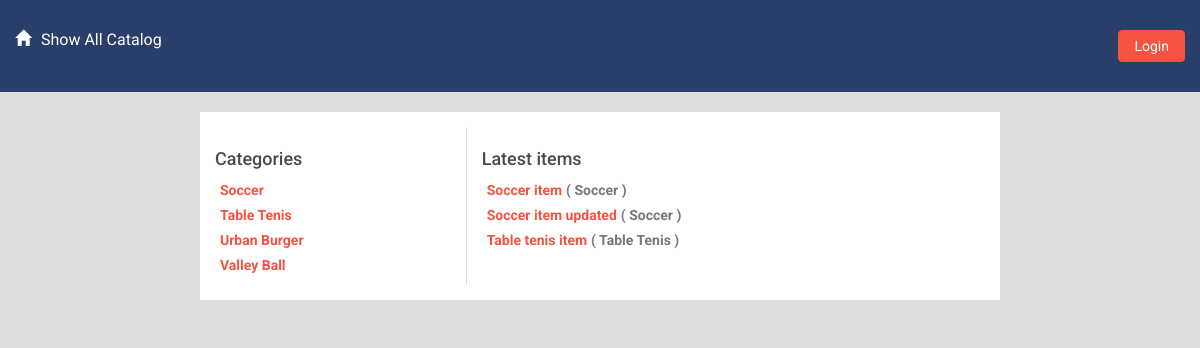
/catalogs/, run on the app's committed database.
### database_setup.py (models this page shows, shortened)
class Catalog(Base):
    __tablename__ = 'catalog'
    id = Column(Integer, primary_key=True)
    name = Column(String(250), nullable=False)
    slug = Column(String(250), nullable=False)

class Item(Base):
    __tablename__ = 'item'
    name = Column(String(80), nullable=False)
    id = Column(Integer, primary_key=True)
    slug = Column(String(250), nullable=False)
    description = Column(String(250))
    catalog_id = Column(Integer, ForeignKey('catalog.id'))
    catalog = relationship(Catalog)
    user_id = Column(Integer, ForeignKey('user.id'))
    user = relationship(User)

### application.py (the view)
@app.route('/')
@app.route('/catalogs/')
def showCatalogs():
    catalogs = session.query(Catalog).order_by(asc(Catalog.name))
    items = session.query(Item, Catalog).join(Catalog).order_by(asc(Item.name))
    return render_template('catalogs.html', catalogs=catalogs, items = items)

### templates/catalogs.html (shortened to what this page needs)
{% extends "main.html" %}
{% block content %}
{% include "header.html" %}
<div class="container main-wrap">
	<div class="row cat-items">
	  <div class="col-xs-4 categories">
		  <h3>Categories</h3>
		  <ul>
			  {% for catalog in catalogs %}
			   <li class="cat-name"><a href="{{url_for('showMenu',catalog_slug = catalog.slug)}}">{{catalog.name}}</a></li>
			  {% endfor %}
		  </ul>
	  </div>
	<div class="col-xs-8 items">
		<h3>Latest items</h3>
		<ul>
			  {% for item in items %}
			   <li class="item-name"><a href="{{url_for('showItem',catalog_slug= item.Catalog.slug,item_slug = item.Item.slug)}}">{{item.Item.name}}<span>( {{item.Catalog.name}} )</span></a></li>
			   {% endfor %}
		  </ul>
	</div>
</div>
</div>
{% endblock %}

### templates/main.html (shortened to what this page needs)
<!DOCTYPE html>
<html lang="en">
<head>
		<link rel="stylesheet" href="//netdna.bootstrapcdn.com/bootstrap/3.1.1/css/bootstrap.min.css">
		<link rel=stylesheet type=text/css href="{{ url_for('static', filename='styles.css') }}">
</head>
<body>
		<div class="container-fluid">
                {% block content %}
                {% endblock %}
		</div>
</body>
</html>

### templates/header.html
<div class="row top-menu">
	<div class="col-md-6 pull-left">
		<a href="{{url_for('showCatalogs')}}">
			<span class="glyphicon glyphicon-home" aria-hidden="true"></span>Show All Catalog
		</a>
	</div>
	<div class="col-md-6 text-right pull-right">
		{%if 'username' not in session %}
		<a href="/login"><button type="button" class="btn btn-primary">Login</button></a>
		{% else %}
		<a href="{{url_for('disconnect')}}"><button type="button" class="btn btn-primary">Logout</button></a>
		{% endif %}
	</div>
</div>

### static/styles.css (style rules this page uses)
* { font-family: "Helvetica Neue Bold", Roboto, Helvetica, Arial, sans-serif; font-weight: 700; }
body { background: #ddd; }
h3 { font-size: 18px; color: #4A4A4A; line-height: 23px; }
a { font-size: 14px; color: #0093B9; line-height: 17px; }
.btn { padding: 20px; margin: 0; border-color: #9FB80A; border-width: 2px; color: #9FB80A;; }
.glyphicon { margin-right: 10px; }
.top-menu { padding-top: 30px; padding-bottom: 30px; background: #293e68; }
.top-menu a { margin-bottom: 0; line-height: 16px; font-size: 16px; color: #fff; font-weight: 400; }
.btn-primary:hover, .btn-primary:focus, .btn-primary:active, .btn-primary.active, .open .dropdown-toggle.btn-primary, .btn-primary { background: #f45342; border: 1px solid #f45342; padding: 5px 15px; color: #fff; }
.main-wrap { max-width: 800px; margin: 20px auto; background: #fff; padding: 15px; }
div.categories { border-right: 1px solid #ddd; }
.cat-items ul { display: block; padding-left: 5px; }
.cat-items ul li { list-style-type: none; margin-bottom: 5px; }
.cat-items ul li a { text-decoration: none; color: #f45342; }
.cat-items ul li a span { color: #777; margin-left: 4px; }

### data on the page
Catalog: name "Soccer"
Catalog: name "Table Tenis"
Catalog: name "Urban Burger"
Catalog: name "Valley Ball"
Item: Item.name "Soccer item", Catalog.name "Soccer"
Item: Item.name "Soccer item updated", Catalog.name "Soccer"
Item: Item.name "Table tenis item", Catalog.name "Table Tenis"
